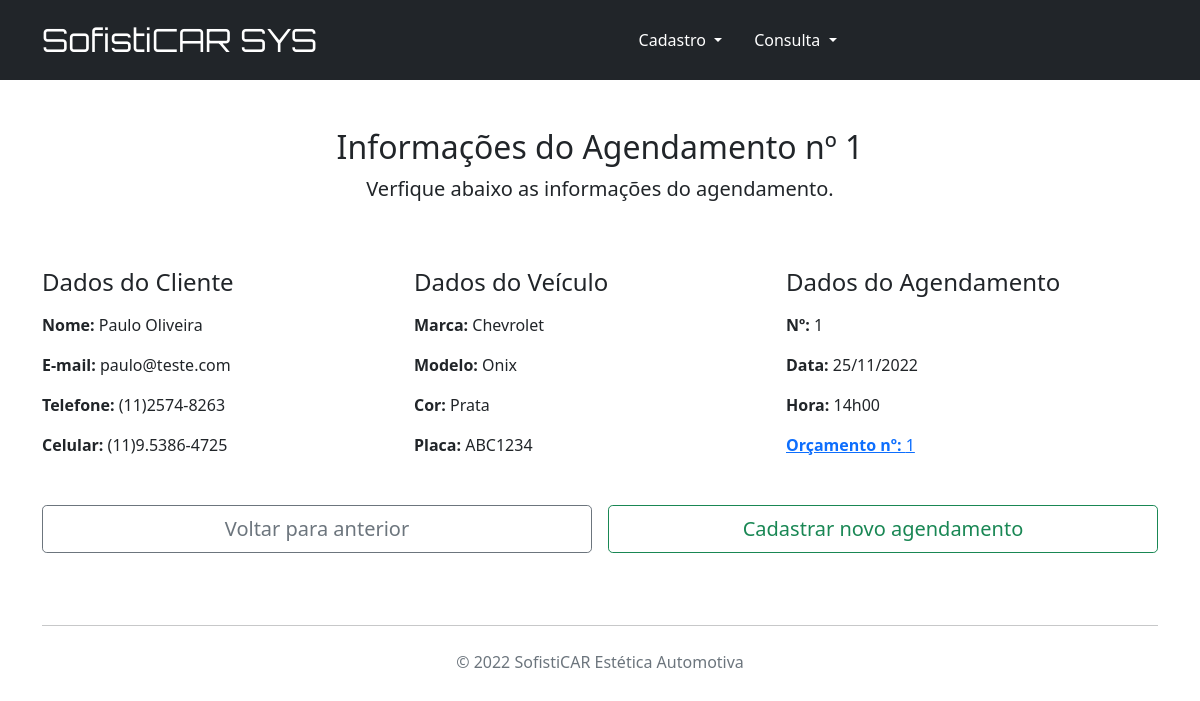
The app's page /info_agendamento/1 with its own data.
### cadastro_clientes.py (models this page shows, shortened)
class Agendamento(db.Model):
    __tablename__ = "agendamento"
    id = db.Column(db.Integer, primary_key=True, autoincrement=True)
    data_atual = db.Column(db.DateTime, default=datetime.now)
    data_agendamento = db.Column(db.DateTime, default=None)
    veiculo_id = db.Column(
        db.Integer, db.ForeignKey('veiculos.ID'))
    veiculo = relationship('Veiculo')
    orcamento_id = db.Column(
        db.Integer, db.ForeignKey('orcamento.id'))
    orcamento = relationship('Orcamento')

class Cliente(db.Model):
    __tablename__ = 'clientes'
    id = db.Column('ID', db.Integer, primary_key=True, autoincrement=True)
    nome = db.Column('Nome', db.String(150), nullable=False)
    email = db.Column('Email', db.String(150), nullable=False)
    telefone = db.Column('Telefone', db.String(150), nullable=False)
    celular = db.Column('Celular', db.String(150), nullable=False)
    veiculos = relationship(Veiculo, backref="clientes")

class Veiculo(db.Model):
    __tablename__ = 'veiculos'
    id = db.Column('ID', db.Integer, primary_key=True, autoincrement=True)
    marca = db.Column('Marca', db.String(150), nullable=False)
    modelo = db.Column('Modelo', db.String(150), nullable=False)
    cor = db.Column('Cor', db.String(150), nullable=False)
    placa = db.Column('Placa', db.String(150), nullable=False)
    cliente_id = db.Column(db.Integer, db.ForeignKey('clientes.ID'))
    cliente = relationship('Cliente')
    orcamentos = relationship(Orcamento, backref="veiculos")
    agendamento = relationship(Agendamento, backref='veiculos')

### cadastro_clientes.py (the view)
@app.route('/info_agendamento/<id>')
def info_agendamento(id):
    agendamento = Agendamento.query.get(id)
    veiculo = Veiculo.query.get(agendamento.veiculo_id)
    cliente = Cliente.query.get(veiculo.cliente_id)
    orcamento = Orcamento.query.get(agendamento.orcamento_id)
    data_agendada = f'{agendamento.data_agendamento.day}/{agendamento.data_agendamento.month}/{agendamento.data_agendamento.year}'
    if agendamento.data_agendamento.minute == 0:
        hora_agendada = f'{agendamento.data_agendamento.hour}h00'
    else:
        hora_agendada = f'{agendamento.data_agendamento.hour}h{agendamento.data_agendamento.minute}'
    return render_template('info_agendamento.html', agendamento=agendamento, veiculo=veiculo, cliente=cliente, orcamento=orcamento, data_agendada=data_agendada, hora_agendada=hora_agendada)

### templates/info_agendamento.html (shortened to what this page needs)
{% extends "base.html" %}
{% block conteudo %}
<main class="container">
    <div class="py-5 text-center">
        <h2>Informações do Agendamento nº {{ agendamento.id }}</h2>
        <p class="lead">Verfique abaixo as informações do agendamento.</p>
    </div>
    <div class="row g-5">
        <div class="col-12 d-flex">
            <div class="col-4">
                <h4 class="mb-3">Dados do Cliente</h4>
                <p><strong>Nome: </strong>{{ cliente.nome }}</p>
                <p><strong>E-mail: </strong>{{ cliente.email }}</p>
                <p><strong>Telefone: </strong>({{cliente.telefone[0:2]}}){{cliente.telefone[2:6]}}-{{cliente.telefone[6:11]}}</p>
                <p><strong>Celular: </strong>({{cliente.celular[0:2]}}){{cliente.celular[2]}}.{{cliente.celular[3:7]}}-{{cliente.celular[7:12]}}</p>
            </div>
            <div class="col-4">
                <h4 class="mb-3">Dados do Veículo</h4>
                <p><strong>Marca: </strong>{{ veiculo.marca }}</p>
                <p><strong>Modelo: </strong>{{ veiculo.modelo }}</p>
                <p><strong>Cor: </strong>{{ veiculo.cor }}</p>
                <p><strong>Placa: </strong>{{ veiculo.placa }}</p>
            </div>
            <div class="col-4">
                <h4 class="mb-3">Dados do Agendamento</h4>
                <p><strong>Nº: </strong>{{ agendamento.id }}</p>
                <p><strong>Data: </strong>{{ data_agendada }}</p>
                <p><strong>Hora: </strong>{{ hora_agendada }}</p>
                <p><a href="/info_orcamentos/{{agendamento.orcamento_id}}"><strong>Orçamento nº: </strong>{{ agendamento.orcamento_id }}</a></p>
            </div>
        </div>
    </div>
    <div class="row g-3">
        <div class="col-md-12 col-lg-6 p-2">
            <button class="w-100 btn btn-outline-secondary btn-lg" type="submit" name="return" onclick="history.back()">
                Voltar para anterior
            </button>
        </div>
        <div class="col-md-12 col-lg-6 p-2">
            <a href="/cadastrar_agendamento">
                <button class="w-100 btn btn-outline-success btn-lg" type="submit">
                    Cadastrar novo agendamento
                </button>
            </a>
        </div>
    </div>
</main>
{% endblock %}

### records on screen
Agendamento: id "1", orcamento_id "1"
Cliente: nome "Paulo Oliveira", email "paulo@teste.com", Telefone "11", Telefone "2574", Telefone "8263", Celular "11", Celular "9", Celular "5386", Celular "4725"
Veiculo: marca "Chevrolet", modelo "Onix", cor "Prata", placa "ABC1234"

### other values on screen
{{ data_agendada }} "25/11/2022"
{{ hora_agendada }} "14h00"
